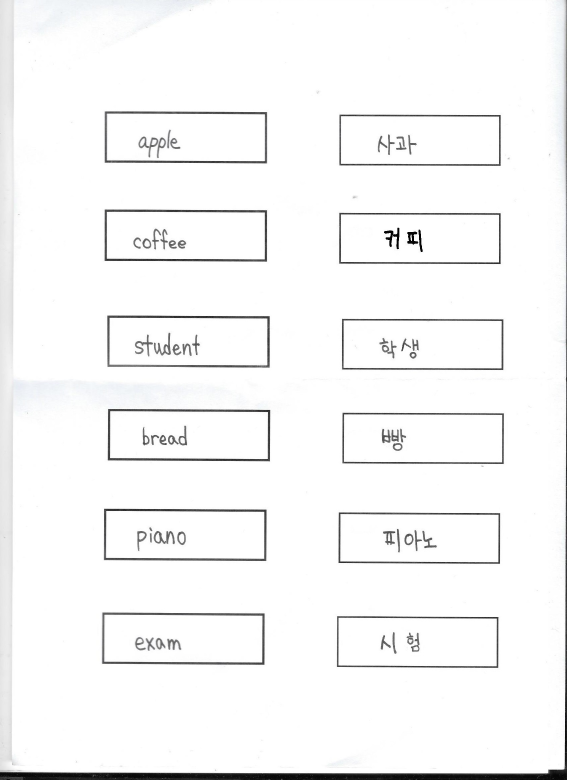
#> input picture English_OCR/data/handwriting5.jpeg, 1700 x 2338 px, found by its file name (shown at 1/3 size)
$ python my_ocr.py
#> lines starting #> are read from the running program, lines starting #| are printed output that depends on the picture; after the words box and inside, x2 and y2 are one past the last pixel; in counts of white or black regions, pixels touching at a corner belong together
### English_OCR/read_json.py
import json

def read_input():
    try:
        with open('c:/Users/SH/Desktop/CAU-CAPSTONE/VOCA/English_OCR/req_test.json',encoding='UTF8') as file:
#> (reads English_OCR/req_test.json from the repository)
            datas = json.load(file)

        testInfo = datas['testInfo']
        problemNo = testInfo['problemNo']
        answer = testInfo['Answer']
        if(problemNo != len(answer)):
            raise json.JSONDecodeError('문제 개수와 답의 개수가 맞지 않습니다.')


        #print(answer)
        return answer

    except FileNotFoundError:
        print("File not found")

    except json.JSONDecodeError:
        print("올바른 JSON 형식이 아닙니다.")

answer = read_input()

### English_OCR/my_ocr.py
import matplotlib.pyplot as plt
from pytesseract import Output
import pytesseract
import imutils
import cv2
import json
import numpy as np
import read_json
#url 사용시 필요
#import requests
#import numpy as np

#테스트 출력용 함수
def plt_imshow(title='image', img=None, figsize=(8 ,5)):
    plt.figure(figsize=figsize)

    if type(img) == list:
        if type(title) == list:
            titles = title
        else:
            titles = []

            for i in range(len(img)):
                titles.append(title)

        for i in range(len(img)):
            if len(img[i].shape) <= 2:
                rgbImg = cv2.cvtColor(img[i], cv2.COLOR_GRAY2RGB)
            else:
                rgbImg = cv2.cvtColor(img[i], cv2.COLOR_BGR2RGB)

            plt.subplot(1, len(img), i + 1), plt.imshow(rgbImg)
            plt.title(titles[i])
            plt.xticks([]), plt.yticks([])

        plt.show()
    else:
        if len(img.shape) < 3:
            rgbImg = cv2.cvtColor(img, cv2.COLOR_GRAY2RGB)
        else:
            rgbImg = cv2.cvtColor(img, cv2.COLOR_BGR2RGB)

        plt.imshow(rgbImg)
        plt.title(title)
        plt.xticks([]), plt.yticks([])
        plt.show()


# 로컬 이미지 파일의 경로
image_path = 'c:/Users/SH/Desktop/CAU-CAPSTONE/VOCA/English_OCR/data/handwriting5.jpeg'

# 이미지 파일을 읽어옵니다.
org_image = cv2.imread(image_path,cv2.IMREAD_COLOR)
#> org_image is the input picture: shape (2338, 1700, 3); mean B, G, R 246.9, 246.8, 246.7
org_image = org_image[20:-20, 20: -20]
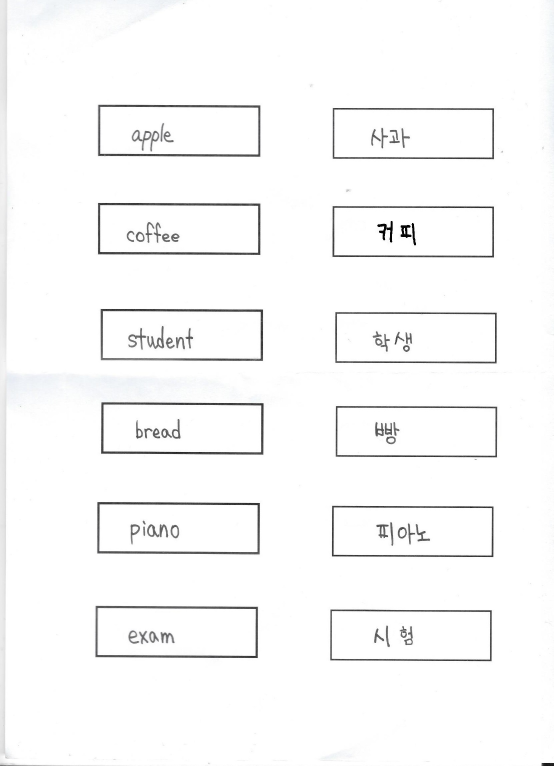
#> org_image: shape (2298, 1660, 3) (shown at 1/3 size); mean B, G, R 249.2, 249.1, 249.1
# url 이미지 경로
# url = 'https://user-images.githubusercontent.com/69428232/148330274-237d9b23-4a79-4416-8ef1-bb7b2b52edc4.jpg'

# image_nparray = np.asarray(bytearray(requests.get(url).content), dtype=np.uint8)
# org_image = cv2.imdecode(image_nparray, cv2.IMREAD_COLOR)

plt_imshow("orignal image", org_image)

image = org_image.copy()
image = imutils.resize(image, width=500)
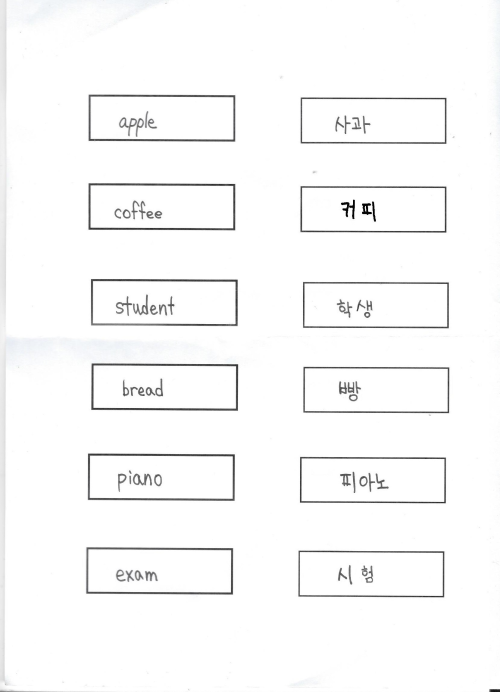
#> image: shape (692, 500, 3); mean B, G, R 249.2, 249.1, 249.1
ratio = org_image.shape[1] / float(image.shape[1])
#> ratio = 3.32

# 이미지를 grayscale로 변환하고 blur를 적용
# 모서리를 찾기위한 이미지 연산
gray = cv2.cvtColor(image, cv2.COLOR_BGR2GRAY)
blurred = cv2.GaussianBlur(gray, (5, 5,), 0)
edged = cv2.Canny(blurred, 75, 200)
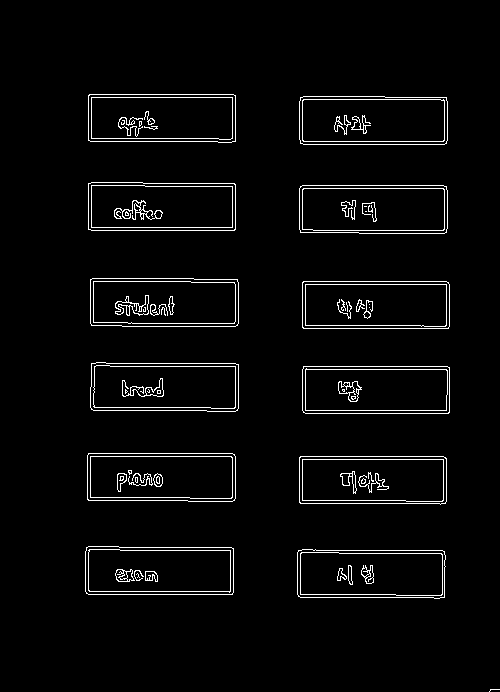
#> edged: shape (692, 500); 3.4% white in thin lines or dots, all inside (x1, y1, x2, y2) = (85, 94, 500, 692)

plt_imshow(['gray', 'blurred', 'edged'], [gray, blurred, edged])
#> call 2 of plt_imshow, with figsize = (8, 5)
#> the loop in plt_imshow (call 2), `for i in range(len(img)):` made 3 passes
#> in plt_imshow (call 2), `plt.show()`:
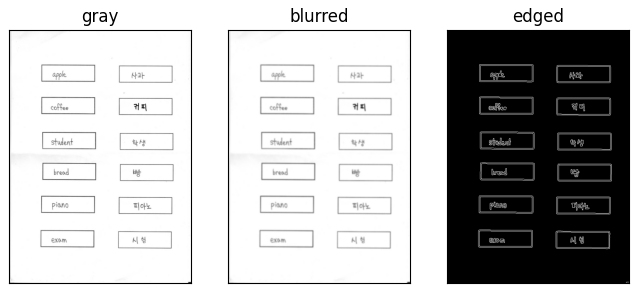
#> figure drawn by matplotlib, 3 panels

# contours를 찾아 크기순으로 정렬
cnts = cv2.findContours(edged.copy(), cv2.RETR_EXTERNAL, cv2.CHAIN_APPROX_SIMPLE)
#> cnts = 13 contours, 1 with area under 20; largest, box (x1, y1, x2, y2) and area: (299, 185, 448, 234) 7025, (299, 96, 448, 145) 7019, (90, 278, 239, 327) 7018, (87, 453, 236, 502) 6994, (85, 546, 234, 595) 6976
cnts = imutils.grab_contours(cnts)
cnts = sorted(cnts, key=cv2.contourArea, reverse=True)

Cnt = []

# 정렬된 contours를 반복문으로 수행하며 4개의 꼭지점을 갖는 도형을 검출
for c in cnts:
	peri = cv2.arcLength(c, True)
	approx = cv2.approxPolyDP(c, 0.02 * peri, True)

	if len(approx) == 4:
		Cnt.append(approx)
#> this loop made 13 passes
#> (peri, approx) on passes 1 to 12: (387.3, [[299, 188], [300, 232], [446, 232], [443, 185]]), (387.3, [[300, 97], [303, 144], [447, 140], [446, 97]]), (387.9, [[90, 279], [91, 325], [238, 323], [237, 279]]), (387.9, [[87, 455], [88, 500], [235, 498], [232, 453]]), (387.9, [[86, 547], [88, 594], [233, 592], [231, 547]]), (388.7, [[91, 363], [93, 410], [238, 408], [235, 363]]), (387.1, [[88, 183], [91, 230], [235, 229], [234, 183]]), (389.8, [[297, 552], [300, 597], [444, 597], [442, 550]]), (387.1, [[88, 95], [90, 141], [235, 141], [233, 94]]), (385.9, [[299, 457], [300, 503], [446, 501], [443, 456]]), (385.1, [[302, 282], [303, 328], [449, 326], [446, 281]]), (385.1, [[302, 369], [305, 413], [449, 412], [447, 366]])
#> peri on pass 13: 22.24
#> after the loop, Cnt = 12 contours; largest, box (x1, y1, x2, y2) and area: (88, 183, 236, 231) 6744, (88, 94, 236, 142) 6744, (86, 547, 234, 595) 6672, (91, 363, 239, 411) 6650, (297, 550, 445, 598) 6650

# 만약 추출한 윤곽이 없을 경우 오류
if Cnt is None:
 	raise Exception(("Could not find outline."))

output = image.copy()
cv2.drawContours(output, Cnt, -1, (0, 255, 0), 2)
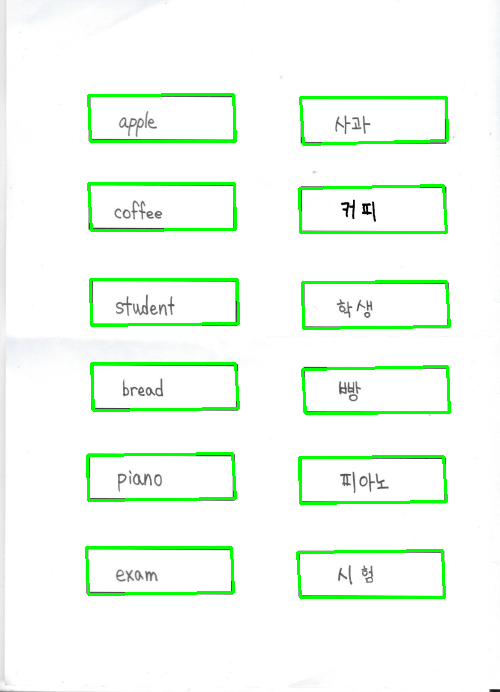
#> output: shape (692, 500, 3); 3.95% of pixels changed, all inside (x1, y1, x2, y2) = (85, 93, 451, 599)

plt_imshow("Outline", output)

sorted_Cnt = sorted(Cnt, key=lambda x: x[0][0][1])
#> sorted_Cnt = 12 contours; largest, box (x1, y1, x2, y2) and area: (88, 94, 236, 142) 6744, (88, 183, 236, 231) 6744, (86, 547, 234, 595) 6672, (91, 363, 239, 411) 6650, (297, 550, 445, 598) 6650

border = 7
ret_json = []
english_config = r'--oem 3 --psm 6 -c tessedit_char_whitelist=ABCDEFGHIJKLMNOPQRSTUVWXYZabcdefghijklmnopqrstuvwxyz'
for contour in sorted_Cnt:
    x, y, w, h = cv2.boundingRect(contour)
    if(w<30 or h < 30):
        continue
    if(h>500):
        continue
    cropped_image = image[y + border:y + h - border, x + border : x + w - border]
    gray_image = cv2.cvtColor(cropped_image, cv2.COLOR_BGR2GRAY)
    gray_enlarge = cv2.resize(gray_image, (2*w, 2*h), interpolation=cv2.INTER_LINEAR)
    denoised = cv2.fastNlMeansDenoising(gray_enlarge, h=10, searchWindowSize=21, templateWindowSize=7)

    gray_pin = 196
    ret, thresh = cv2.threshold(denoised, gray_pin, 255, cv2.THRESH_BINARY)
    thresh[260:2090] = ~thresh[260:2090]
    result_image = np.hstack((denoised, thresh))


    if (x<100): #영어 OCR

#> (the run stopped early here; a loop or call above may not have finished)
